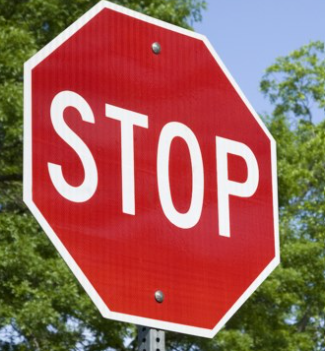
#> input picture opencv/homography/stop.png, 325 x 351 px
$ python correct_stop_sign.py
#> lines starting #> are read from the running program, lines starting #| are printed output that depends on the picture
import cv2
import numpy as np

stopImg = cv2.imread('stop.png')
#> stopImg is the input picture: shape (351, 325, 3); mean B, G, R 87.8, 97.7, 155.9

stopSignPoints = np.array([[40,19],[40,275],[271,313],[250,71]])

frontPoints = np.array([[0,0],[0,300],[300,300],[300,0]])

h, _ = cv2.findHomography(stopSignPoints,frontPoints) # 找出這四個點的homography

newImg = cv2.warpPerspective(stopImg, h, (300, 300))    # 進行透射的轉換
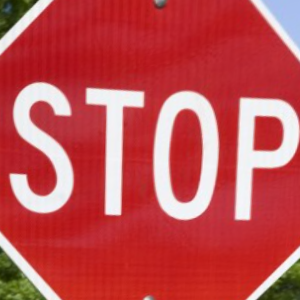
#> newImg: shape (300, 300, 3); mean B, G, R 82, 79, 193

cv2.imshow('newImg', newImg)
cv2.waitKey(0)
